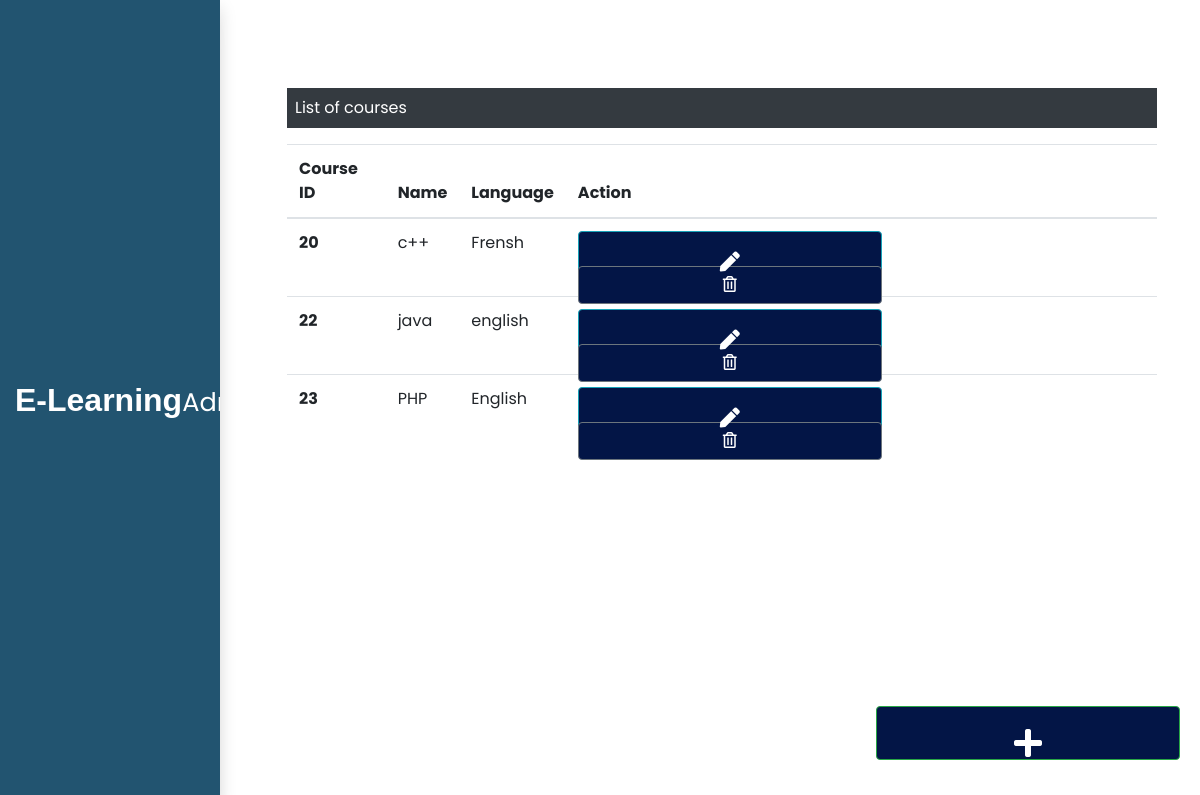
The app's page /admin/Courses.php with its own data.
### tables this page shows
CREATE TABLE `course` (
  `course_id` int(11) NOT NULL,
  `course_name` varchar(25) NOT NULL,
  `course_lang` varchar(25) NOT NULL,
  `course_tut` varchar(25) NOT NULL,
  `course_img` text NOT NULL,
  `course_total` int(200) NOT NULL,
  `progres_value` double NOT NULL
);

### admin/Courses.php (the view, shortened to what this page needs)
<!DOCTYPE html>
<html lang="en">
<head>
    <link rel="stylesheet" href="https://stackpath.bootstrapcdn.com/bootstrap/4.5.0/css/bootstrap.min.css"
>
    <link rel="stylesheet" href="/index.css">
    <link rel="stylesheet" href="https://cdnjs.cloudflare.com/ajax/libs/font-awesome/5.15.4/css/all.min.css">
    <link rel="stylesheet" href="https://cdnjs.cloudflare.com/ajax/libs/font-awesome/4.7.0/css/font-awesome.min.css">
    <link rel="stylesheet" href="https://unpkg.com/swiper/swiper-bundle.min.css" />
    <link rel="stylesheet" href="css/dashboard.css">
</head>
<body>
    <nav class="navbar navbar-dark fixed-top p-0 shadow" style="background-color: #225470;">
        <a class="navbar-brand col-sm-3 col-md-2 mr-0" href="adminDashboard.php" style="font-weight:bold;">
            E-Learning<small class="text-white">Admin Area</small>
        </a>
    </nav>
    <div class="contrainer-fuild mb-5" style="margin-top:40px; font-size: 20px; color: black; align-items: center;">
        <div class="row">
            <nav class="col-sm-3 col-md-2 bg-light sidebar py-5 d-print-none" style="position: fixed;height:100%;">
                <div class="sidebar-sticky">
                    <ul class="nav flex-column">
                        <li class="nav-item">
                            <a class="nav-link" href="adminDashboard.php" style="color: black;">
                            </a>
                        </li>
                        <br>
                        <li class="nav-item">
                            <a class="nav-link" href="Courses.php" style="color: black;">
                            </a>
                        </li>
                        <br>
                        <li class="nav-item">
                            <a class="nav-link" href="Lessons.php" style="color: black;">
                            </a>
                        </li>
                        <br>
                        <li class="nav-item">
                            <a class="nav-link" href="Quizz.php" style="color: black;">
                            </a>
                        </li>
                        <br>
                        <li class="nav-item">
                            <a class="nav-link" href="#" style="color: black;">
                            </a>
                        </li>
                        <br>
                        <li class="nav-item">
                            <a class="nav-link" href="#" style="color: black;">
                            </a>
                        </li>
                    </ul>
                </div>
            </nav>
        </div>
    </div>
    <?php
        include('db/dbConnection.php');
        $sql = "SELECT * FROM course";
        $result = $conn->query($sql);
        if($result->num_rows > 0){
            ?>
            <div class="col-sm-9 mt-5" style="margin-left: 17rem;">
                <p class="bg-dark text-white p-2">List of courses</p>
                <table class="table">
                    <thead>
                        <tr>
                            <th scope="col">Course ID</th>
                            <th scope="col">Name</th>
                            <th scope="col">Language</th>
                            <th scope="col">Action</th>
                        </tr>
                    </thead>
                    <tbody>
                        <?php
                            while($row = $result->fetch_assoc()){
                                echo '<tr>';
                                echo '<th scope="row">'.$row['course_id'].'</th>';
                                echo '<td>'.$row['course_name'].'</td>';
                                echo '<td>'.$row['course_lang'].'</td>';
                                echo
                                '<td>
                                    <form action="editCourse.php" method="Post" class="d-inline">
                                        <input type="hidden" name="id" value='.$row["course_id"].'>
                                        <button
                                        type="submit"
                                        class="btn btn-info mr-3"
                                        name="view"
                                        value="View">
                                            <i class="fas fa-pen"></i>
                                        </button>
                                    </form>
                                    <form action="" method="Post" class="d-inline">
                                        <input type="hidden" name="id" value='.$row["course_id"].'>
                                        <button
                                        type="submit"
                                        class="btn btn-secondary"
                                        name="delete"
                                        value="Delete">
                                            <i class="far fa-trash-alt"></i>
                                        </button>
                                    </form>
                                </td>
                                </tr>';
                            }
                        ?>
                    </tbody>
                </table>
            </div>
            <?php
        }
        else {
            echo "<div class='col-sm-9 mt-5' style='margin-left: 17rem;'>";
            echo "<div class='alert alert-danger' role='alert'>0 Result</div>";
            echo "</div>";
        }
    ?>
    <div>
        <a class="btn btn-success box" href="addCourse.php">
            <i class="fas fa-plus fa-2x"></i>
        </a>
    </div>
</body>
</html>

### index.css (style rules this page uses)
* { margin: 0; padding: 0; outLine:none; border: none; text-decoration: none; box-sizing: border-box; font-family: "Poppins", sans-serif; }
html { font-size: 100%; overflow-x: hidden; scroll-padding-top: 9rem; scroll-behavior: smooth; }
nav { position: fixed; top: 0; bottom: 0; height:100%; left: 0; background-color: rgb(251, 251, 255); width: 90px; overflow: hidden; transition: width 0..2s linear; box-shadow: 0px 20px 35px rgba(0,0,0,0.1); }
.fas { position: relative; width: 70px; height: 40px; top:14px; font-size: 20px; text-align: center; }
.nav-item { position: relative; top: 12px; margin-left: 10px; }
.btn { width: 19rem; margin-bottom: -25px; background-color: #031546; color:white; }

### admin/css/dashboard.css (style rules this page uses)
.navbar-brand { font-family: "Ubuntu",sans-serif; font-size:2rem; color: #fff; }
.box { position: fixed; bottom: 10px; right: 20px; margin-bottom: 30px; }

### records on screen
course: course_id "20", course_name "c++", course_lang "Frensh"
course: course_id "22", course_name "java", course_lang "english"
course: course_id "23", course_name "PHP", course_lang "English"
